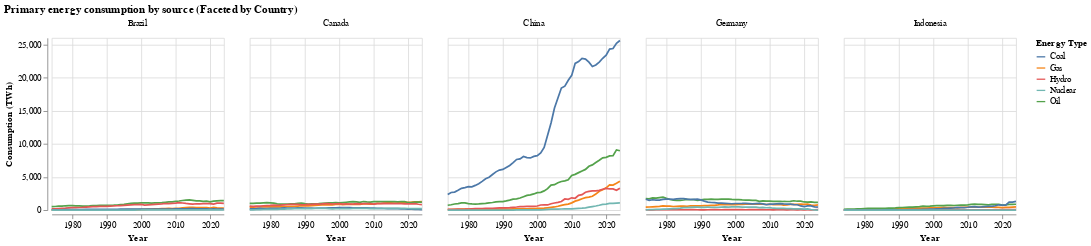

Notebook code for this chart:
### Markdown cell above
<div style="border-left: 5px solid #007BFF; padding: 1em; background-color: #F0F8FF;">

<h3><b>Viz Task: Faceted Energy Transition Area Chart</b></h3>

<ul>
<li>Use the <code>area</code> mark to show the share of different energy types over time.</li>
<li>Encode:
<ul>
<li><code>year</code> on the <b>x channel</b> as temporal.</li>
<li><code>percentage</code> on the <b>y channel</b> as quantitative. </li>
<li><code>energy_type</code> on the <b>color channel</b> </li>
</ul>
</li>
<li>Facet the chart by <code>country</code> into multiple small multiples, arranged in 3 columns.</li>
<li>Set the size to <b>200 × 200</b> for each chart.</li>
<li>Add a descriptive title: <i>“Primary energy consumption by source (Faceted by Country)”</i>.</li>
</ul>
</div>

### Code cell
energy_small_multiples = alt.Chart(energy_consumed).mark_line().encode(
    x=alt.X('year:T', title='Year'),
    y=alt.Y('consumption:Q', title='Consumption (TWh)'),
    color=alt.Color('energy_type:N', title='Energy Type')
).properties(
    width=200, height=200
).facet(
    column=alt.Column('country:N', title=None)  # suppress auto facet header title
).properties(
    title="Primary energy consumption by source (Faceted by Country)"
)


energy_small_multiples

### Figure 1 — Vega-Lite specification as saved in the notebook (floating-point values rounded to 4 significant figures; data arrays with more than 128 entries replaced by an {"elided": "..."} marker saying what was removed)
{"config": {"view": {"continuousWidth": 300, "continuousHeight": 300}}, "data": {"name": "data-7cd1a8c19475c9bad2f46afb589f6b5a"}, "facet": {"column": {"field": "country", "title": null, "type": "nominal"}}, "spec": {"mark": {"type": "line"}, "encoding": {"color": {"field": "energy_type", "title": "Energy Type", "type": "nominal"}, "x": {"field": "year", "title": "Year", "type": "temporal"}, "y": {"field": "consumption", "title": "Consumption (TWh)", "type": "quantitative"}}, "height": 200, "width": 200}, "title": "Primary energy consumption by source (Faceted by Country)", "$schema": "https://vega.github.io/schema/vega-lite/v5.20.1.json", "datasets": {"data-7cd1a8c19475c9bad2f46afb589f6b5a": {"elided": "1275 records"}}}
